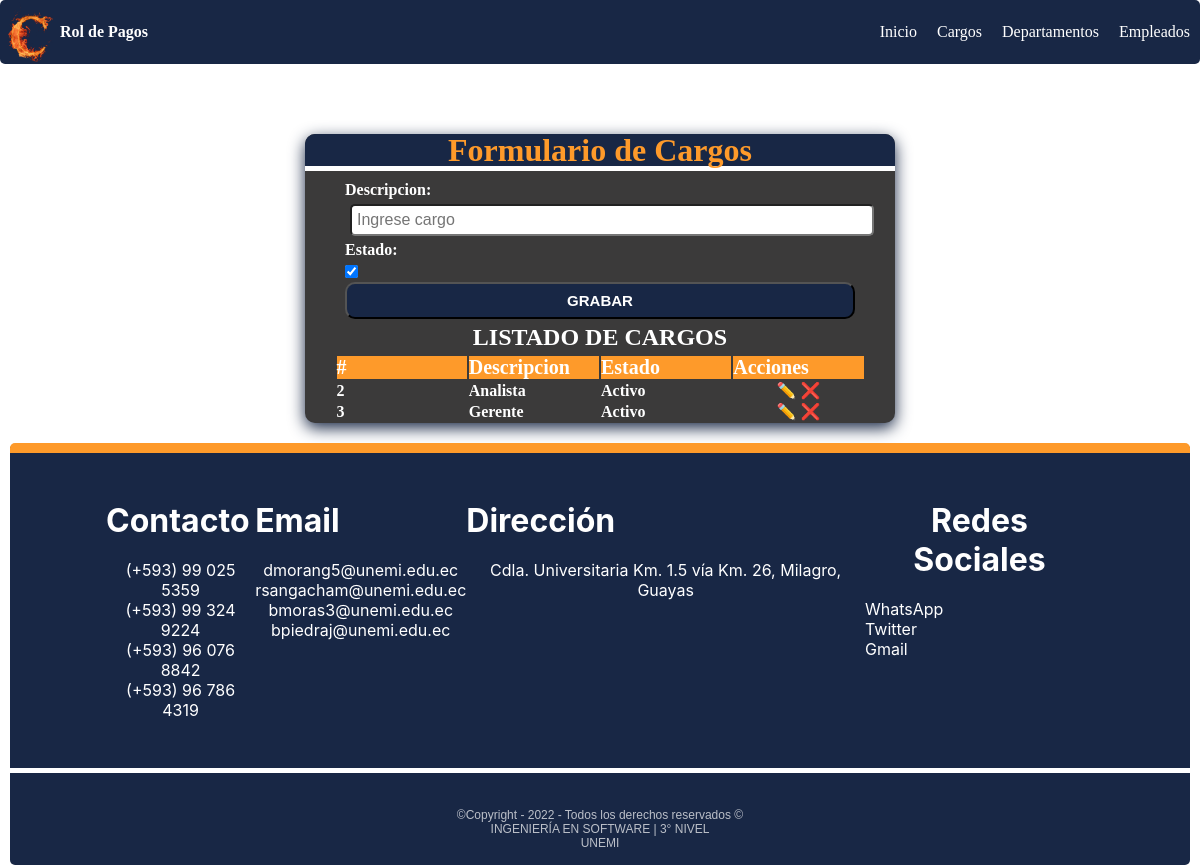
Screenshot of /cargo/ with the database file from the repository.
### mtto/models.py (models this page shows, shortened)
class Cargo(models.Model):
    descripcion = models.CharField(max_length=100, blank=False, null=True)
    estado = models.BooleanField(default=True)
    fecha_creacion = models.DateTimeField(auto_now_add=False, auto_now=True)
    class Meta:
        verbose_name = "Cargo"
        verbose_name_plural = "Cargos"
        ordering = ['id']

### mtto/views.py (the view)
# urls.py: path('cargo/',crearCargo,name="cargo" ),
def crearCargo(request):
    if request.method == "POST":
        print("entro por post")
        cargo_form = CargoForm(request.POST)
        if cargo_form.is_valid():
            cargo_form.save()
    else:
        print("entro por get")
    cargo_form = CargoForm()
    cargos = Cargo.objects.all()
    return render(request, "pages/cargo.html", {'cargoForm': cargo_form, 'cargos': cargos, 'accion': 'Grabar'})

### mtto/forms.py
class CargoForm(forms.ModelForm):
    class Meta:
        model = Cargo
        fields = ['descripcion', 'estado']
        widgets = {
            'descripcion': forms.TextInput(attrs={
                'placeholder': 'Ingrese cargo',
                'class': 'form-group',
                'required': True
            }),
        }

### templates/Pages/cargo.html (shortened to what this page needs)
{% extends "inicio.html" %}
{% load static %}
{% block css %}
  <link rel="stylesheet" href="{% static 'css/formulario.css' %}" />
{% endblock %}
{% block contenido %}
      <section class="form-container">
        <div class="form-header" >
          <h1>Formulario de Cargos </h1>
        </div>
        <form method="POST" id="form-cargo" class="form">
          {{ cargoForm.as_p }}
          <button
            id="enviar"
            type="submit"
            name="enviar">
            {{ accion }}
          </button>
        </form>
        <div class="consulta none table-responsive" id="consulta">
          <h2 style="text-align: center;">Listado de Cargos</h2>
          <table class="consulta-est" id="consulta-est" border="0">
             <thead >
                <th >#</th>
                <th>Descripcion</th>
                <th>Estado</th>
                <th>Acciones</th>
             </thead>
             <tbody class="detalle-est" id="detalle-est">
                {% for cargo in cargos  %}
                <tr>
                  <td>{{cargo.id}}</td>
                  <td>{{cargo.descripcion}}</td>
                  <td>{% if cargo.estado %}
                    Activo
                    {% else %}
                    Inactivo
                    {% endif %}</td>
                  <td class="acciones">
                    <a href="{% url 'editar_cargo' cargo.id %}">✏️</a>
                    <a href="{% url 'eliminar_cargo' cargo.id %}">❌</a>
                  </td>
                </tr>
                {% endfor %}
             </tbody>
          </table>
       </div>
      </section>
 {% endblock %}

### static/css/main.css (style rules this page uses)
:root { --primary-color: #182745; --secundary-color: #9c000e; --boton-success:#81f0b2; --boton-secundary:#3b3a3a; --boton-warning:#fe9a2a; --boton-cancelar:#fe4093; --font-size:16px; --font-color:#000; --font-color-reverse:#fff; }
html { box-sizing: border-box; font-size: var(--font-size); scroll-behavior: smooth; color:var(--font-color); }
:before,*:after { box-sizing: inherit; }
body { margin:0; overflow-x: hidden; box-sizing: inherit }
a { text-decoration: none; color: var(--font-color-reverse); }

### static/css/footer.css (style rules this page uses)
* { margin: 0; padding: 0; transition: 0.5s; }
body { height: 100vh; width: 100%; position: relative; }

### static/css/formulario.css (style rules this page uses)
.form-container { background-color: var(--boton-secundary); max-width: 50%; min-width: 240px; border-radius: 10px; box-shadow: 0px 5px 16px 0px var(--primary-color); overflow: hidden; color: var(--font-color-reverse); font-weight: 900; margin: 0 auto; }
.form-header { background: var(--primary-color); padding: 1px; text-align: center; border-bottom: 5px solid var(--font-color-reverse); line-height:30px; }
.form-header h1 { color: var(--boton-warning); font-size: 32px; }
form { padding: 5px 40px; }
.form-group input, .form-group select, .form-group textarea, .form-group { display: block; width: 100%; padding: 5px; margin: 5px; font-size: 1rem; border-radius: 5px; }
.form label { margin: 5px auto; display: block; }
.form button { display: block; width: 100%; padding: 8px; background: var(--primary-color); border-radius: 10px; color: var(--font-color-reverse); cursor: pointer; font-weight: 900; font-size: 15px; text-transform: uppercase; transition: background-color 0.3s ease-in-out; }
.table-responsive { width: 100%; overflow-y: hidden; -ms-overflow-style: -ms-autohiding-scrollbar; display: flex; flex-direction:column; justify-content: center; align-items: center; }
.consulta h2 { color: var(--font-color-reverse); text-transform: uppercase; margin-bottom: 3px; text-align: center; }
.consulta-est { width: 90%; }
.consulta-est th { background-color: var(--boton-warning); color:var(--font-color-reverse); font-size:20px; text-align: center; }
.consulta-est th, td { width: 25%; text-align: left; }
.detalle-est .acciones { text-align: center; }

### rows the page displays
Cargo: id "2", descripcion "Analista", estado "Activo"
Cargo: id "3", descripcion "Gerente", estado "Activo"

### other values shown
{{ accion }} "GRABAR"
